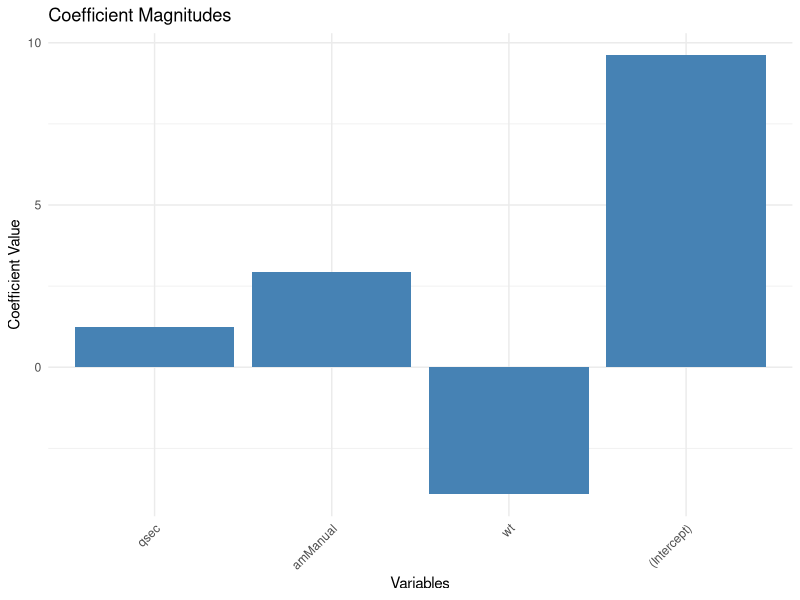
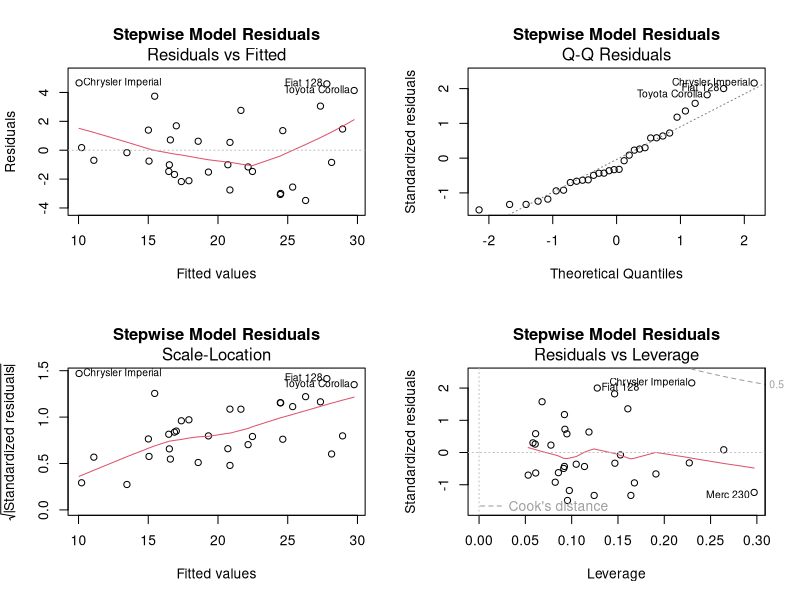

Recreate these plots in R, in order.
## ---- chunk 1
knitr::opts_chunk$set(echo = FALSE, warning = FALSE, message = FALSE)
library(ggplot2)
library(MASS)
library(car)
library(dplyr)
library(tidyr)

# Load and prepare data
data(mtcars)
mtcars$am <- factor(mtcars$am, levels = c(0, 1), labels = c("Automatic", "Manual"))

# Run models
full_model <- lm(mpg ~ ., data = mtcars)
step_model <- stepAIC(full_model, direction = "both", trace = FALSE)
## ---- chunk 2
# Get significant predictors
sig_predictors <- summary(step_model)$coefficients
sig_predictors <- sig_predictors[sig_predictors[,4] < 0.05,]
print(sig_predictors)
## ---- chunk 3
# Create comparison table
model_comparison <- data.frame(
    Model = c("Full Model", "Stepwise Model"),
    AIC = c(AIC(full_model), AIC(step_model)),
    BIC = c(BIC(full_model), BIC(step_model)),
    R_squared = c(summary(full_model)$r.squared, summary(step_model)$r.squared),
    Adj_R_squared = c(summary(full_model)$adj.r.squared, summary(step_model)$adj.r.squared)
)

knitr::kable(model_comparison, digits = 3, caption = "Model Performance Metrics")
## ---- chunk 4
print(formula(step_model))
## ---- chunk 5
# Create coefficient plot
coef_df <- data.frame(
    Variable = names(coef(step_model)),
    Coefficient = coef(step_model),
    P_value = summary(step_model)$coefficients[,4]
)

ggplot(coef_df, aes(x = reorder(Variable, abs(Coefficient)), y = Coefficient)) +
    geom_bar(stat = "identity", fill = "steelblue") +
    theme_minimal() +
    theme(axis.text.x = element_text(angle = 45, hjust = 1)) +
    labs(title = "Coefficient Magnitudes",
         x = "Variables",
         y = "Coefficient Value")
## ---- chunk 6
par(mfrow = c(2, 2))
plot(step_model, main = "Stepwise Model Residuals")
## ---- chunk 7
vif_values <- vif(step_model)
knitr::kable(data.frame(
    Variable = names(vif_values),
    VIF = vif_values
), digits = 2, caption = "Variance Inflation Factors")
